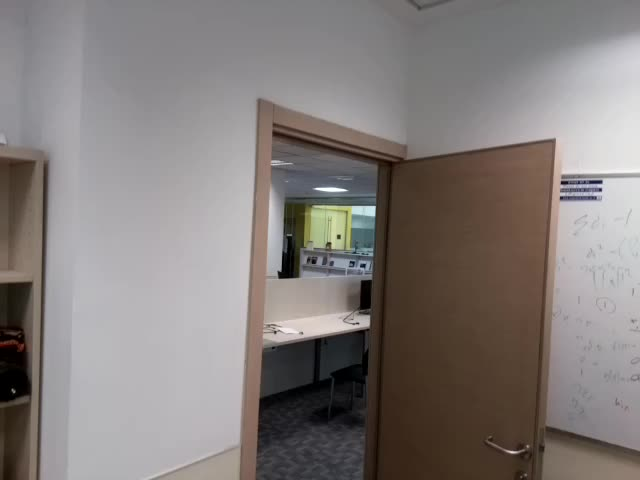
#> input picture Models/Full model example/images/image1.jpg, 640 x 480 px
$ python detect_and_compute_keypoints.py --path '../Models/Full model example/images'
#> lines starting #> are read from the running program, lines starting #| are printed output that depends on the picture
import os
import cv2
import time
import argparse
import numpy as np
import colmap_database as cdb

# Parser definition:
ap = argparse.ArgumentParser()
ap.add_argument('-p', '--path', required=True,
                help='path to input images folder')
ap.add_argument('-d', '--db_path', type=str, default=None,
                help='path for created database file')


def get_input_arguments():
    args = vars(ap.parse_args())
    image_path = args['path']
    database_path = args['db_path'] if args['db_path'] is not None else image_path

    return image_path, database_path


def compute_descriptors(images_path):
    """
    Computes keypoints and ORB descriptors for a list of images.
    :param images_path: a list of images paths
    :return: kps: detected keypoints for each image - list of opencv keypoint lists
    :return: dsks: computed ORB descriptors for each image - list np.arrays
    :return: img_name_list: list of images name to enable storing in database
    :return: ref_image: the first image in dateset
    """

    # Initiate ORB detector
    orb = cv2.ORB_create(nfeatures=3000)

    img_name_list = []
    number_of_images = len(image_paths)
    kps, dsks = [], []
    reference_image = None
    for file in images_path:
        if file.endswith(('.jpg', '.JPG', '.png')):
            image = cv2.imread(file)
#> image is the input picture: shape (480, 640, 3); mean B, G, R 122.8, 125.1, 131.5
            if image is None:
                continue

            if reference_image is None:
                reference_image = image

            image_file_name = os.path.basename(file)
            img_name_list.append(image_file_name)

            # Detect keypoints and compute descriptors for each image:
            keypoint, dsk = orb.detectAndCompute(image, None)
#> keypoint = 942 keypoints; strongest (x, y, size): (374, 207, 31), (601, 181, 31), (600, 189, 31), (599, 185, 37.2)
            kps.append(keypoint)
            dsks.append(np.tile(dsk, (1, 4)))  # Descriptors are tiled to fit COLMAP's requirements
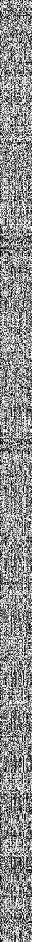
#> dsk: shape (942, 32); min 0, max 255, mean 141.3

    return kps, dsks, img_name_list, reference_image


def filter_BF_matches(matches, threshold=45):
    matches_tmp = []
    sorted_mathces = sorted(matches, key=lambda x: x.distance)
    threshold_percent = int(len(sorted_mathces) * threshold / 100)
    for match_index in range(threshold_percent):
        matches_tmp.append([sorted_mathces[match_index].queryIdx, sorted_mathces[match_index].trainIdx])

    return matches_tmp

def get_matches_sequential(descriptors, match_window_overlap=10):
    """
    sequential matching according to match_window_overlap.
    :param descriptors: a list of descriptors - list of np.arrays
    :param match_window_overlap: the size of the match window of each image
    :return: matches: matching feature ids - list np.arrays
    :return: pair_ids: the associated image ids - list of tuples
    """
#> called with match_window_overlap = 10

    # create BFMatcher object
    matcher = cv2.BFMatcher(cv2.NORM_HAMMING, crossCheck=True)
    matches, pair_ids = [], []
    number_of_descriptors = len(descriptors)
    for image_idx1 in range(number_of_descriptors):
        for window in range(1, match_window_overlap):
            image_idx2 = image_idx1 + window

            # Check for overlap
            if image_idx2 >= number_of_descriptors:
                break

            # Match current images pair descriptors:
            current_matches = matcher.match(descriptors[image_idx1], descriptors[image_idx2])
            current_matches = filter_BF_matches(current_matches)

            # Add current pair ids and fine matches:
            matches.append(np.array(current_matches))
            pair_ids.append((image_idx1 + 1, image_idx2 + 1))

            image_idx2_quadratic = image_idx1 + (1 << (window - 1))
            # Check for quadratic overlap
            if (image_idx2_quadratic > image_idx1 + match_window_overlap) and (
                    image_idx2_quadratic < number_of_descriptors):
                # Match current images pair descriptors:
                current_matches = matcher.match(descriptors[image_idx1], descriptors[image_idx2_quadratic])
                current_matches = filter_BF_matches(current_matches, 30)

                # Add current pair ids and fine matches:
                matches.append(np.array(current_matches))
                pair_ids.append((image_idx1 + 1, image_idx2_quadratic + 1))

    for image_idx1 in range(match_window_overlap):
        image_idx2 = number_of_descriptors + image_idx1 - match_window_overlap

        for loop_closer_image_idx in range(image_idx2, match_window_overlap):
            if (image_idx1 + 1, loop_closer_image_idx + 1) in pair_ids:
                continue

            # Match current images pair descriptors:
            current_matches = matcher.match(descriptors[image_idx1], descriptors[image_idx2])
            current_matches = filter_BF_matches(current_matches)

            # Add current pair ids and fine matches:
            matches.append(np.array(current_matches))
            pair_ids.append((image_idx1 + 1, image_idx2 + 1))

    return matches, pair_ids


##########################################################
# Initialize script
##########################################################
image_path, database_path = get_input_arguments()
image_paths = [os.path.join(image_path, file) for file in sorted(os.listdir(image_path))]

##########################################################
# Feature Extraction
##########################################################
start = time.time()
keypoints, descriptors, names, ref_image = compute_descriptors(image_paths)
end = time.time()
fe_time = end - start
print(fe_time, 'seconds for feature extraction')

##########################################################
# Exhaustive matching for each pair of images:
##########################################################
start = time.time()
#> (the run stopped early here; a loop or call above may not have finished)
